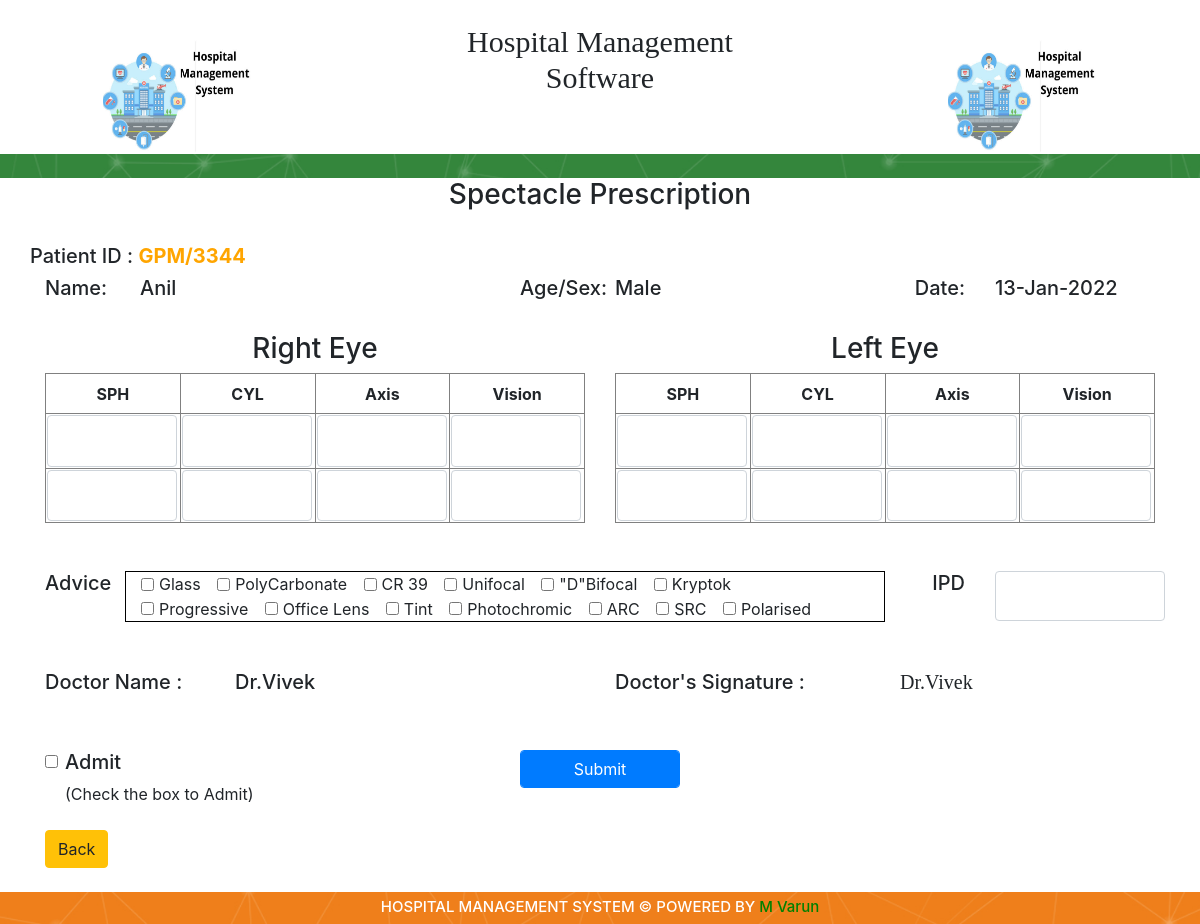
Screenshot of /prescription/?id=1 (signed in) with the database file from the repository.
### tables this page shows
CREATE TABLE `appointment_details` (
  `id` int(11) NOT NULL AUTO_INCREMENT,
  `Patient_Id` varchar(45) DEFAULT NULL,
  `Token_Number` varchar(45) DEFAULT NULL,
  `Type` varchar(45) DEFAULT NULL,
  `Doctor` varchar(45) DEFAULT NULL,
  `Fees` varchar(45) DEFAULT NULL,
  `Validity_Period` varchar(45) DEFAULT NULL,
  `Time_Slots` varchar(45) DEFAULT NULL,
  `created_by` int(11) DEFAULT NULL,
  `created_datetime` datetime DEFAULT NULL,
  `updated_by` int(11) DEFAULT NULL,
  `updated_datetime` datetime DEFAULT NULL,
  `deleted_by` int(11) DEFAULT NULL,
  `deleted_datetime` datetime DEFAULT NULL,
  `status` enum('Active','Inactive','Deleted') DEFAULT 'Active',
  `op_date` varchar(45) DEFAULT NULL,
  `op_status` int(11) DEFAULT '1',
  PRIMARY KEY (`id`),
  UNIQUE KEY `Token_Number_UNIQUE` (`Token_Number`)
);

CREATE TABLE `patient_registration` (
  `id` int(11) NOT NULL AUTO_INCREMENT,
  `Patient_Name` varchar(50) DEFAULT NULL,
  `Patient_Id` varchar(45) DEFAULT NULL,
  `Aadhar_Number` varchar(45) DEFAULT NULL,
  `Relation_Name` varchar(45) DEFAULT NULL,
  `Gender` varchar(45) DEFAULT NULL,
  `Blood_Group` varchar(45) DEFAULT NULL,
  `Date_of_Birth` varchar(45) DEFAULT NULL,
  `Age` varchar(45) DEFAULT NULL,
  `Mobile_Number` varchar(45) DEFAULT NULL,
  `Emergency_Mobile_Number` varchar(45) DEFAULT NULL,
  `Email` varchar(45) DEFAULT NULL,
  `Pincode` varchar(45) DEFAULT NULL,
  `Address` varchar(45) DEFAULT NULL,
  `Landmark` varchar(45) DEFAULT NULL,
  `Photo` varchar(45) DEFAULT NULL,
  `created_by` int(11) DEFAULT NULL,
  `created_datetime` datetime DEFAULT NULL,
  `updated_by` int(11) DEFAULT NULL,
  `updated_datetime` datetime DEFAULT NULL,
  `deleted_by` int(11) DEFAULT NULL,
  `deleted_datetime` datetime DEFAULT NULL,
  `status` enum('Active','Inactive','Deleted') DEFAULT 'Active',
  PRIMARY KEY (`id`),
  UNIQUE KEY `Aadhar_Number_UNIQUE` (`Aadhar_Number`),
  UNIQUE KEY `Patient_Id_UNIQUE` (`Patient_Id`)
);

### prescription/index.php (the view, shortened to what this page needs)
<?php ;
include '../dbConfig.php';
if(isset($_GET['id']))
	{
		$id  = $_GET['id'];
		$query = "SELECT * from appointment_details where id = '$id'";
		$result1 = mysqli_query($conn,$query);
		$row = mysqli_fetch_array($result1);
		$repa = $row['Patient_Id'];
		$query1 = "SELECT * from patient_registration where Patient_Id= '$repa'";
		$result2 = mysqli_query($conn,$query1);
		$row1 = mysqli_fetch_array($result2);
	}
	else
	{
		header('Location:../Appointment_Details/');
	}
?>
<!DOCTYPE html>
<html>
<head>
	<link rel="stylesheet" href="https://cdnjs.cloudflare.com/ajax/libs/font-awesome/4.7.0/css/font-awesome.min.css">
	<link rel="stylesheet" href="https://stackpath.bootstrapcdn.com/bootstrap/4.3.1/css/bootstrap.min.css">
	<link rel="stylesheet" href="https://cdnjs.cloudflare.com/ajax/libs/select2/4.0.10/css/select2.min.css">
</head>
<body>
	<?php include '../header.php'; ?>
	<div class="container">
		<form method="post">
		<div class="text-center">
		<h3>Spectacle Prescription</h3>
	     </div>
	     <br>
		<div class="row">
			<h5>Patient ID : <b style="color:orange;"> GPM/<?php echo $row['Patient_Id']; ?> </b></h5>
		</div>
		<div class="row">
			<div class="col-md-1">
				<h5>Name:</h5>
			</div>
			<div class="col-md-2">
				<h5><?php echo $row1['Patient_Name']; ?></h5>
			</div>
			<div class="col-md-2"></div>
			<div class="col-md-1">
				<h5>Age/Sex:</h5>
			</div>
			<div class="col-md-1">
				<h5><?php echo $row1['Gender']; ?></h5>
			</div>
			<div class="col-md-2"></div>
			<div class="col-md-1" style="text-align: right;" >
				<h5>Date:</h5>
			</div>
			<div class="col-md-2" style="align-items: left;">
				<h5 ><?php echo date('d-M-Y'); ?></h5>
			</div>
		</div>
		<br>
		<div class="row">
			<div class="col-md-6">
				<div class="text-center">
		            <h3>Right Eye</h3>
	            </div>
	            <table border="1" style="height:150px;width:100%;text-align: center;">
	            	<tr>
	            		<th>SPH</th>
	            		<th>CYL</th>
	            		<th>Axis</th>
	            		<th>Vision</th>
	            	</tr>
	            	<tr>
	            		<td><input class="form-control" type="text" name="sph1" style="width:130px;height:100%;"> </td>
	            		<td><input class="form-control" type="text" name="cyl1" style="width:130px;height:100%;"> </td>
	            		<td><input class="form-control" type="text" name="axis1" style="width:130px;height:100%;"> </td>
	            		<td><input type="text" class="form-control" name="vision1" style="width:130px;height:100%;"> </td>
	            	</tr>
	            	<tr>
	            		<td><input type="text" class="form-control" name="sph2" style="width:130px;height:100%;"></td>
	            		<td><input type="text" class="form-control" name="cyl2" style="width:130px;height:100%;"></td>
	            		<td><input type="text" class="form-control" name="axis2" style="width:130px;height:100%;"></td>
	            		<td><input type="text" class="form-control" name="vision2" style="width:130px;height:100%;"></td>
	            	</tr>
	            </table>
			</div>
			<div class="col-md-6">
				<div class="text-center">
		            <h3>Left Eye</h3>
	            </div>
	            <table border="1" style="height:150px;width:100%;text-align: center;">
	            	<tr>
	            		<th>SPH</th>
	            		<th>CYL</th>
	            		<th>Axis</th>
	            		<th>Vision</th>
	            	</tr>
	            	<tr>
	            		<td><input type="text" class="form-control" name="sph3" style="width:130px;height:100%;"> </td>
	            		<td><input type="text" class="form-control" name="cyl3" style="width:130px;height:100%;"> </td>
	            		<td><input type="text" class="form-control" name="axis3" style="width:130px;height:100%;"> </td>
	            		<td><input type="text" class="form-control" name="vision3" style="width:130px;height:100%;"> </td>
	            	</tr>
	            	<tr>
	            		<td><input type="text" class="form-control" name="sph4" style="width:130px;height:100%;"> </td>
	            		<td><input type="text" class="form-control" name="cyl4" style="width:130px;height:100%;"> </td>
	            		<td><input type="text" class="form-control" name="axis4" style="width:130px;height:100%;"> </td>
	            		<td><input type="text" class="form-control" name="vision4" style="width:130px;height:100%;"> </td>
	            	</tr>
	            </table>
			</div>
		</div>
		<br>
		<br>
		<div class="row">
			<div class="col-md-1">
				<h5>Advice</h5>
			</div>
			<div class="col-md-8 " style="border: 1px solid black; width: 100%" >
				<div class="form-check form-check-inline">
				  <input class="form-check-input" type="checkbox" name="advice[]" id="inlineCheckbox1" value="Glass">
				  <label class="form-check-label" for="inlineCheckbox1">Glass</label>
				</div>
				<div class="form-check form-check-inline">
				  <input class="form-check-input" type="checkbox" name="advice[]" id="inlineCheckbox2" value="PolyCarbonate">
				  <label class="form-check-label" for="inlineCheckbox2">PolyCarbonate</label>
				</div>
				<div class="form-check form-check-inline">
				  <input class="form-check-input" type="checkbox" name="advice[]" id="inlineCheckbox3" value="CR 39" >
				  <label class="form-check-label" for="inlineCheckbox3">CR 39</label>
				</div>
				<div class="form-check form-check-inline">
				  <input class="form-check-input" type="checkbox" name="advice[]" id="inlineCheckbox4" value="Unifocal">
				  <label class="form-check-label" for="inlineCheckbox14">Unifocal</label>
				</div>
				<div class="form-check form-check-inline">
				  <input class="form-check-input" type="checkbox" name="advice[]" id="inlineCheckbox5" value="'D'Bifocal">
				  <label class="form-check-label" for="inlineCheckbox5">"D"Bifocal</label>
				</div>
				<div class="form-check form-check-inline">
				  <input class="form-check-input" type="checkbox" name="advice[]" id="inlineCheckbox6" value="Kryptok">
				  <label class="form-check-label" for="inlineCheckbox6">Kryptok</label>
				</div><br>
				<div class="form-check form-check-inline">
				  <input class="form-check-input" type="checkbox" name="advice[]" id="inlineCheckbox11" value="Progressive">
				  <label class="form-check-label" for="inlineCheckbox11">Progressive</label>
				</div>
				<div class="form-check form-check-inline">
				  <input class="form-check-input" type="checkbox" name="advice[]" id="inlineCheckbox12" value="Office Lens">
				  <label class="form-check-label" for="inlineCheckbox12">Office Lens</label>
				</div>
				<div class="form-check form-check-inline">
				  <input class="form-check-input" type="checkbox" name="advice[]" id="inlineCheckbox13" value="Tint">
				  <label class="form-check-label" for="inlineCheckbox13">Tint</label>
				</div>
				<div class="form-check form-check-inline">
				  <input class="form-check-input" type="checkbox" name="advice[]" id="inlineCheckbox14" value="Photochromic">
				  <label class="form-check-label" for="inlineCheckbox14">Photochromic</label>
				</div>
				<div class="form-check form-check-inline">
				  <input class="form-check-input" type="checkbox" name="advice[]" id="inlineCheckbox15" value="ARC">
				  <label class="form-check-label" for="inlineCheckbox15">ARC</label>
				</div>
				<div class="form-check form-check-inline">
				  <input class="form-check-input" type="checkbox" name="advice[]" id="inlineCheckbox16" value="SRC">
				  <label class="form-check-label" for="inlineCheckbox16">SRC</label>
				</div>
				<div class="form-check form-check-inline">
				  <input class="form-check-input" type="checkbox" name="advice[]" id="inlineCheckbox17" value="Polarised">
				  <label class="form-check-label" for="inlineCheckbox17">Polarised</label>
				</div>
			</div>
			<div class="col-md-1" style="text-align: right;"><h5>IPD</h5></div>
			<div class="col-md-1" >
				<input type="text" class="form-control" name="ipd" style="width:170px;padding-left:0px;height:50px;text-align: left;">
			</div>
		</div>
		<br>
		<br>
		<div class="row">
			<div class="col-md-2">
				<h5>Doctor Name : </h5>
			</div>
			<div class="col-md-2"> <h5><?php echo $row['Doctor']; ?></h5></div>
			<div class="col-md-2"></div>
			<div class="col-md-3"><h5>Doctor's Signature : </h5></div>
			<div class="col-md-3" style="font-family: italic;"><h5><?php echo $row['Doctor']; ?></div>
		</div>
		<br>
		<br>
		<div class="row">
			<div class="col-md-3">
				<div class="form-check">
				  <input class="form-check-input" type="checkbox" name="admit" value="Yes" id="check" required="">
				  <label class="form-check-label" for="check">
				    <h5>Admit</h5>(Check the box to Admit)
				  </label>
				</div>
			</div>
			<div class="col-md-2"></div>
			<div class="col-md-2">
				<button type="Submit" name="btnn" class="btn btn-primary form-control">Submit</button>
			</div>
		</div>
		<br>
		<div class="row">
			<div class="col-md-2">
				<a href="../Appointment_Details/" class="btn btn-warning">Back</a>
			</div>
		</div>
	</form>
	</div>
	<br>
	<?php include '../footer.php'; ?>
</body>
</html>

### rows the page displays
appointment_details: Patient_Id "3344", Doctor "Dr.Vivek"
patient_registration: Patient_Name "Anil", Gender "Male"
